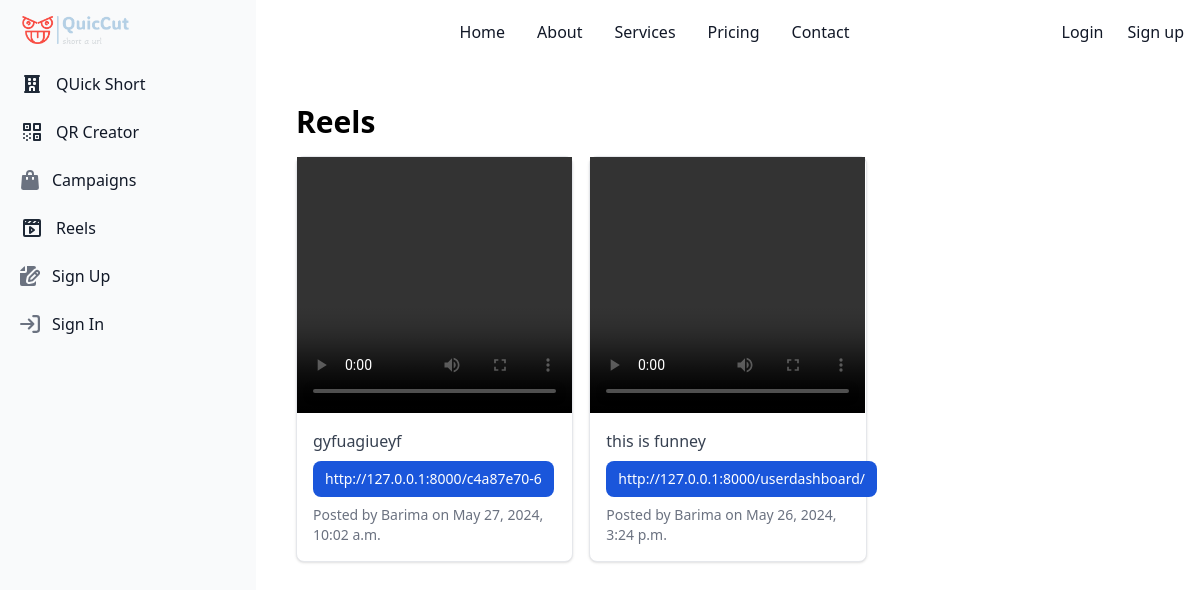
Before: /reels/ with the older database file.
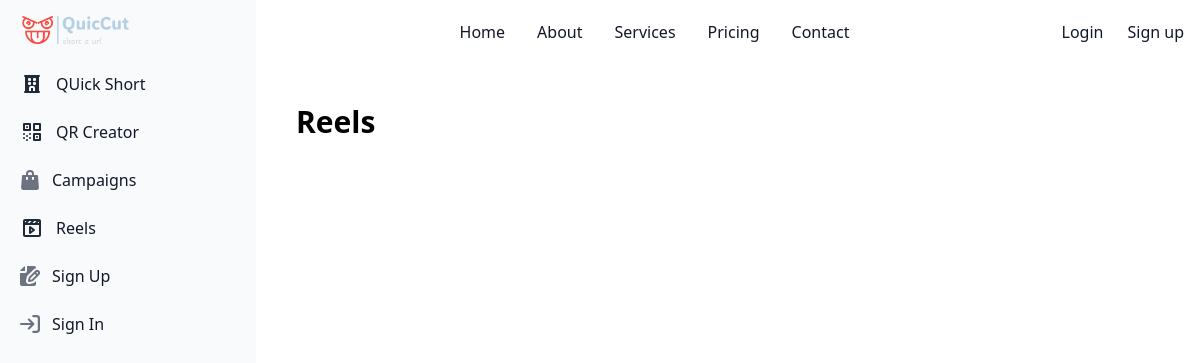
After: the same page with the newer database file.
### reels/models.py (models this page shows, shortened)
class Reel(models.Model):
    user = models.ForeignKey(User, on_delete=models.CASCADE)
    video = models.FileField(upload_to='reels/')
    description = models.CharField(max_length=255)
    url = models.URLField()
    created_at = models.DateTimeField(auto_now_add=True)

### reels/views.py (the view)
# urls.py: path('', views.reel_list, name='reel_list'),
def reel_list(request):
    reels = Reel.objects.all().order_by('-created_at')
    return render(request, 'reels/reel_list.html', {'reels': reels})

### templates/reels/reel_list.html (shortened to what this page needs)
{% extends "basehome/base.html" %}
{% block content %}
<div class="p-10 sm:ml-64">
    <h1 class="text-3xl font-bold mb-4">Reels</h1>
    <div class="grid grid-cols-1 sm:grid-cols-2 lg:grid-cols-3 gap-4">
        {% for reel in reels %}
            <div class="max-w-md bg-white border border-gray-200 rounded-lg shadow dark:bg-gray-800 dark:border-gray-700">
                <video class="w-full h-64 object-cover" controls>
                    <source src="{{ reel.video.url }}" type="video/mp4">
                </video>
                <div class="p-4">
                    <p class="mb-2 text-gray-700 dark:text-gray-400">{{ reel.description }}</p>
                    <p class="mb-2 text-gray-700 dark:text-gray-400">
                        <a href="{{ reel.url }}" class="inline-flex items-center px-3 py-2 text-sm font-medium text-center text-white bg-blue-700 rounded-lg hover:bg-blue-800 focus:ring-4 focus:outline-none focus:ring-blue-300 dark:bg-blue-600 dark:hover:bg-blue-700 dark:focus:ring-blue-800">
                        {{ reel.url }}
                    </a>
                    </p>
                    <p class="text-sm text-gray-500 dark:text-gray-400">Posted by {{ reel.user.username }} on {{ reel.created_at }}</p>
                </div>
            </div>
        {% endfor %}
    </div>
</div>
{% endblock %}

Changed rows visible on the page:
removed Reel: description "gyfuagiueyf", url "http://127.0.0.1:8000/c4a87e70-6", user.username "Barima", created_at "May 27, 2024, 10:02 a.m."
removed Reel: description "this is funney", url "http://127.0.0.1:8000/userdashboard/", user.username "Barima", created_at "May 26, 2024, 3:24 p.m."
